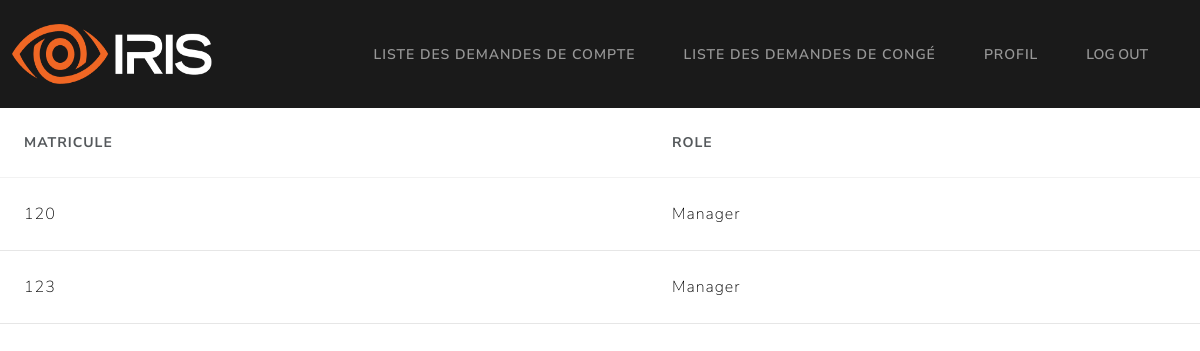
Page /GRH/demandes_compte on the earlier database version.
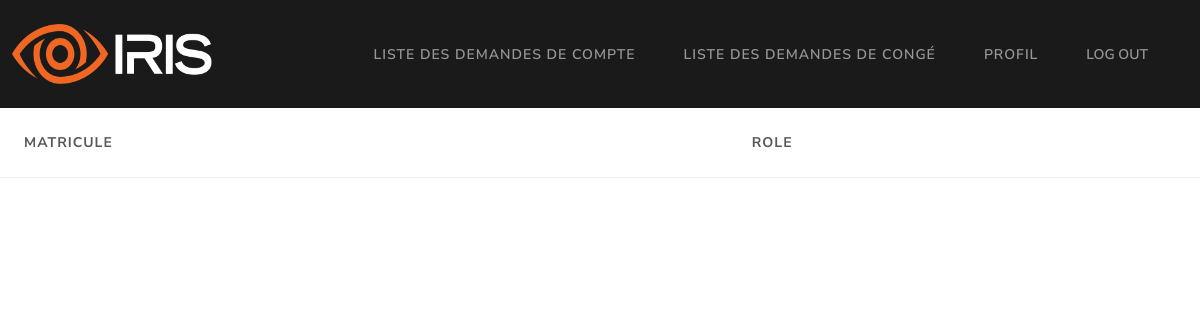
Same page on the later database version.
### Models/models.py (models this page shows, shortened)
class userLoginCredentials(db.Model):
    id = db.Column(db.Integer, primary_key=True)
    matricule = db.Column(db.String, unique=True, nullable=False)
    hashed_password = db.Column(db.String, unique=False, nullable=False)
    role = db.Column(db.String, unique=False, nullable=False)
    account_confirmed = db.Column(db.Boolean, unique=False, nullable=False)

### app.py (the view)
@app.get("/GRH/demandes_compte")
def demandes_compte():
	return getPendingAccounts()

### Controllers/GRHController.py (called while the page is built)
def getPendingAccounts():
    try:
        accounts = userLoginCredentials.query.filter_by(account_confirmed=False)
        return render_template("/GRH/listeComptes.html", comptes=accounts)
    except Exception as e:
        return render_template("/GRH/listeComptes.html", error=str(e))

### templates/GRH/listeComptes.html (shortened to what this page needs)
{% extends '/GRH/base.html' %}
{% block content %}
    <table class="table table-hover" style="width: 100%">
      <thead>
        <tr>
          <th scope="col">Matricule</th>
          <th scope="col">Role</th>
        </tr>
      </thead>
      <tbody>
        {% for compte in comptes %}
        <tr class="table-secondary" onclick="window.location='demande_compte/{{ compte.id }}';" style="cursor: pointer;">
          <td>{{ compte.matricule }}</td>
          <td>{{ compte.role }}</td>
        </tr>
        {% endfor %}
      </tbody>
    </table>
    <br />
{% endblock %}

Differences in the rows shown:
no longer on this page (row edited): userLoginCredentials: matricule "120", role "Manager"
removed userLoginCredentials: matricule "123", role "Manager"
